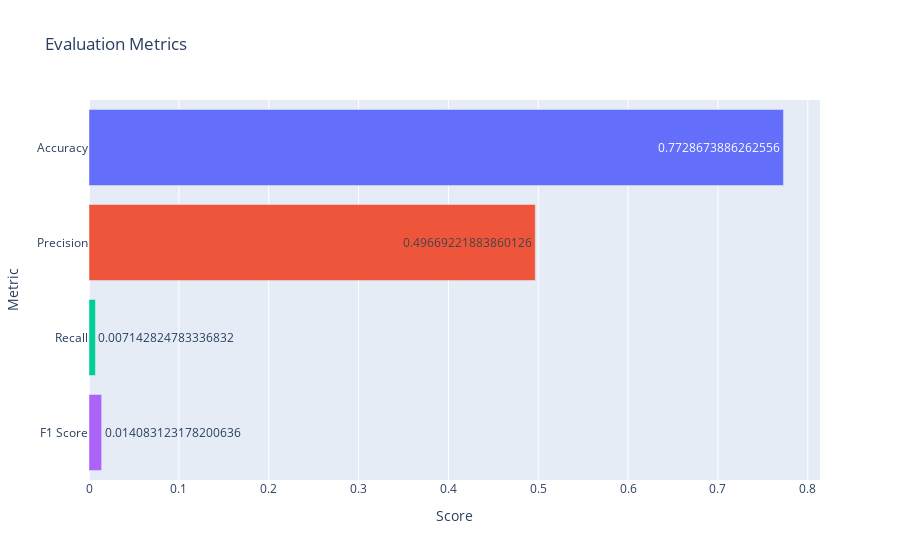

Here is the notebook cell this chart was saved with:
### Code cell
import plotly.express as px

metrics_scores = {
    "Accuracy": accuracy,
    "Precision": precision,
    "Recall": recall,
    "F1 Score": f1,
}
df_metrics = pd.DataFrame(list(metrics_scores.items()), columns=["Metric", "Score"])

fig = px.bar(
    df_metrics,
    x="Score",
    y="Metric",
    orientation="h",
    color="Metric",
    text="Score",
    title="Evaluation Metrics",
)

fig.update_layout(showlegend=False)

fig.show()

### Figure 1 — Plotly figure (JSON) as saved in the notebook; plotly's stock layout.template omitted (floating-point values rounded to 4 significant figures)
{"data": [{"alignmentgroup": "True", "hovertemplate": "Metric=%{y}<br>Score=%{text}<extra></extra>", "legendgroup": "Accuracy", "marker": {"color": "#636efa", "pattern": {"shape": ""}}, "name": "Accuracy", "offsetgroup": "Accuracy", "orientation": "h", "showlegend": true, "text": [0.7729], "textposition": "auto", "type": "bar", "x": [0.7729], "xaxis": "x", "y": ["Accuracy"], "yaxis": "y"}, {"alignmentgroup": "True", "hovertemplate": "Metric=%{y}<br>Score=%{text}<extra></extra>", "legendgroup": "Precision", "marker": {"color": "#EF553B", "pattern": {"shape": ""}}, "name": "Precision", "offsetgroup": "Precision", "orientation": "h", "showlegend": true, "text": [0.4967], "textposition": "auto", "type": "bar", "x": [0.4967], "xaxis": "x", "y": ["Precision"], "yaxis": "y"}, {"alignmentgroup": "True", "hovertemplate": "Metric=%{y}<br>Score=%{text}<extra></extra>", "legendgroup": "Recall", "marker": {"color": "#00cc96", "pattern": {"shape": ""}}, "name": "Recall", "offsetgroup": "Recall", "orientation": "h", "showlegend": true, "text": [0.007143], "textposition": "auto", "type": "bar", "x": [0.007143], "xaxis": "x", "y": ["Recall"], "yaxis": "y"}, {"alignmentgroup": "True", "hovertemplate": "Metric=%{y}<br>Score=%{text}<extra></extra>", "legendgroup": "F1 Score", "marker": {"color": "#ab63fa", "pattern": {"shape": ""}}, "name": "F1 Score", "offsetgroup": "F1 Score", "orientation": "h", "showlegend": true, "text": [0.01408], "textposition": "auto", "type": "bar", "x": [0.01408], "xaxis": "x", "y": ["F1 Score"], "yaxis": "y"}], "layout": {"barmode": "relative", "legend": {"title": {"text": "Metric"}, "tracegroupgap": 0}, "showlegend": false, "title": {"text": "Evaluation Metrics"}, "xaxis": {"anchor": "y", "domain": [0, 1], "title": {"text": "Score"}}, "yaxis": {"anchor": "x", "categoryarray": ["F1 Score", "Recall", "Precision", "Accuracy"], "categoryorder": "array", "domain": [0, 1], "title": {"text": "Metric"}}}}
